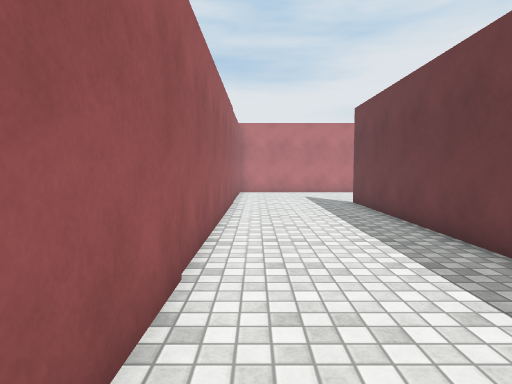
view 1 (above)

16 first-person views from a walk through a scene from a Unity 3-D project. The camera is 1.3 m above the floor, tilts 4° down and sees 75° across. The floor is counted in squares, 0.83 m on a side. Each view is taken from the middle of a square. On the plan, view 1 faces up. The plan holds only what a view shows up to about 16 squares ahead; the rest is blank. The player character is not drawn. Surface patterns are stand-ins for the level's own textures.

view 2
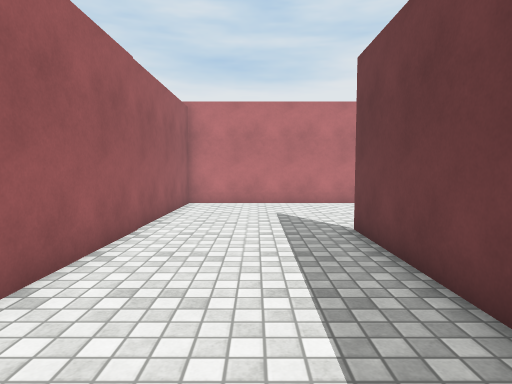

view 3
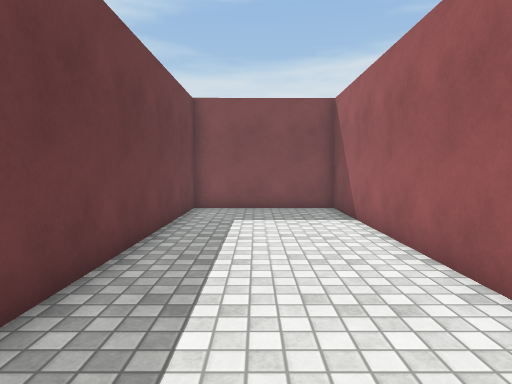

view 4
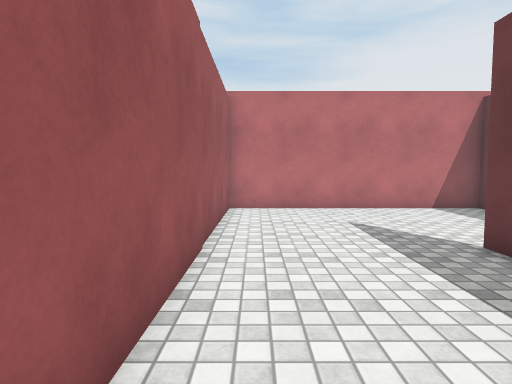

view 5
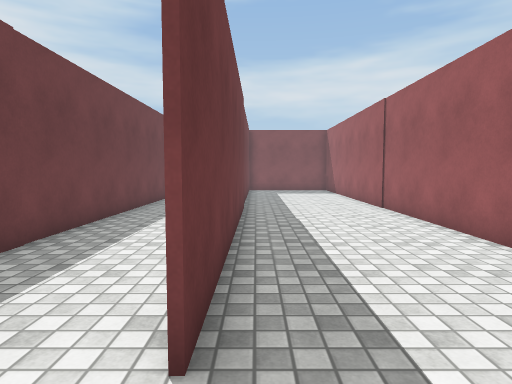

view 6
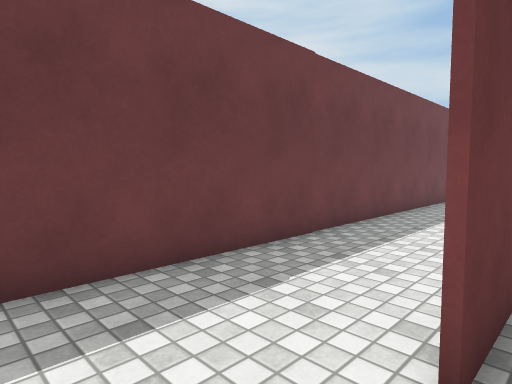

view 7
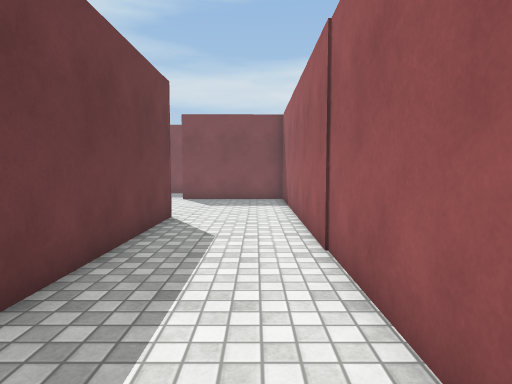

view 8
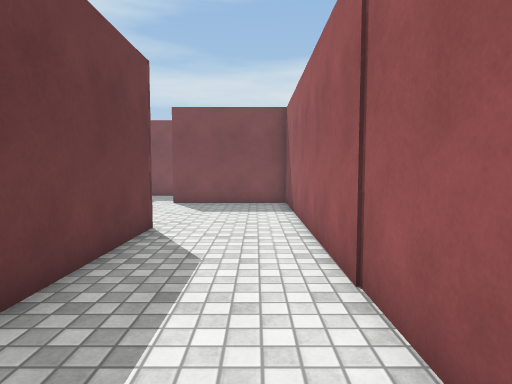

view 9
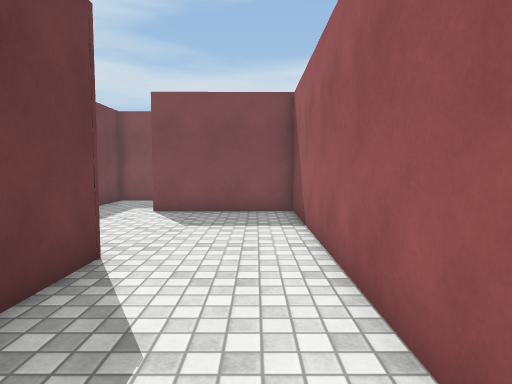

view 10
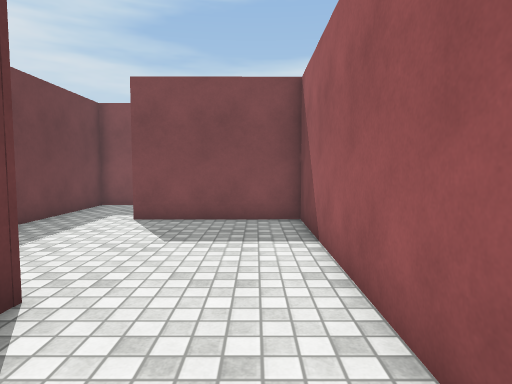

view 11
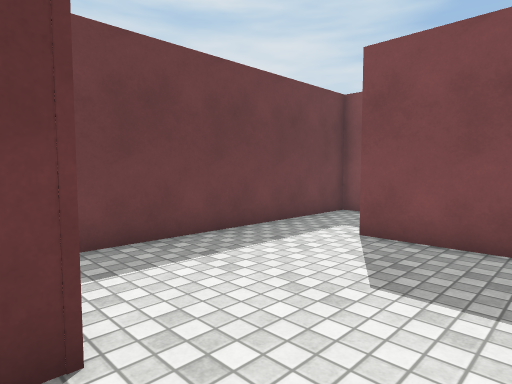

view 12
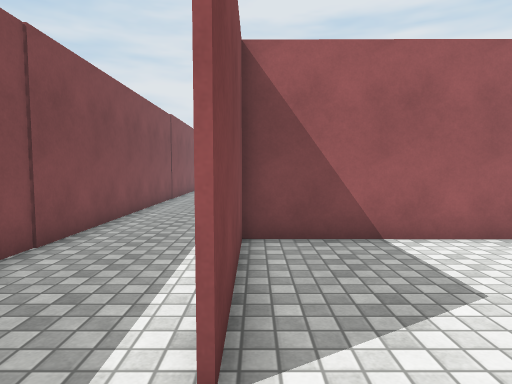

view 13
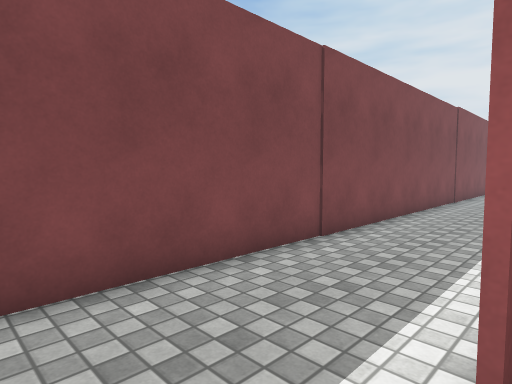

view 14
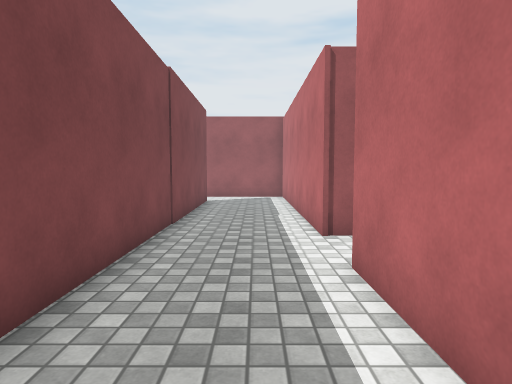

view 15
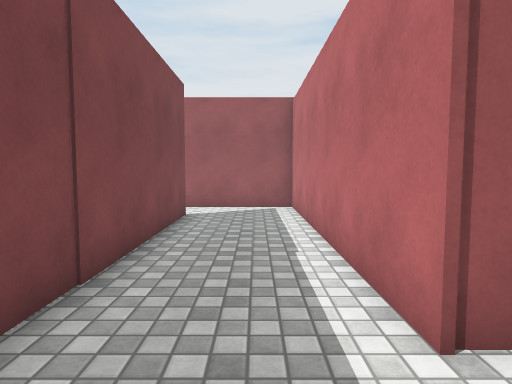

view 16
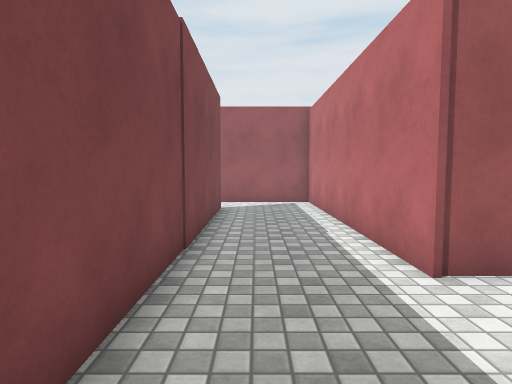

### Floor plan
Ten units are one square. View 1 is at (0, 0); x grows to the right and y downward. Boxes are objects, and circles mark ways between rooms. Rooms are numbered by the first view taken in them; rooms with no view inside come last. Other rooms are left out.
<svg viewBox="-152 -227 284 342">
<path fill="none" stroke="#000" d="M47 -94 46 15M88 -1 89 -175M89 -222 -10 -222 -12 63 40 63M44 64 45 -156M46 15 46 64M127 64 127 10M40 63 99 63M-38 65 -147 65 -147 110M22 64 -13 64M-124 105 127 103 127 64"/>
<circle cx="70" cy="7" r="3" fill="#2a7"/>
<circle cx="110" cy="60" r="3" fill="#2a7"/>
<text x="40" y="-90">1</text>
<text x="90" y="30">2</text>
<text x="-10" y="80">3</text>
</svg>
Room 1 opens to room 2. Room 2 opens to room 3.

Where each view was taken, in squares from view 1:
view 1: 0 up, 0 right, facing up
view 2: 7 up, 2 right, facing up
view 3: 7 up, 2 right, facing down
view 4: 9 up, 0 right, facing up
view 5: 18 up, 4 right, facing down
view 6: 18 up, 4 right, facing down-right
view 7: 11 up, 6 right, facing down
view 8: 9 up, 6 right, facing down
view 9: 6 up, 6 right, facing down
view 10: 4 up, 6 right, facing down
view 11: 1 up, 6 right, facing down-right
view 12: 6 down, 12 right, facing left
view 13: 6 down, 12 right, facing down-left
view 14: 8 down, 4 right, facing left
view 15: 8 down, 1 left, facing left
view 16: 9 down, 1 right, facing left
